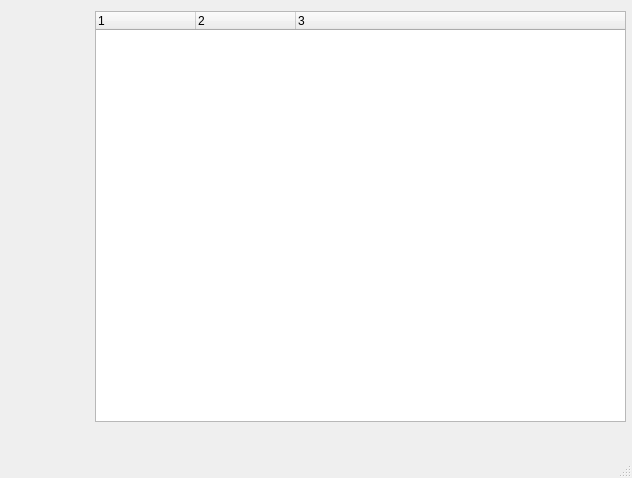
<?xml version="1.0" encoding="UTF-8"?>
<ui version="4.0">
 <class>MainWindow</class>
 <widget class="QMainWindow" name="MainWindow">
  <property name="geometry">
   <rect>
    <x>0</x>
    <y>0</y>
    <width>632</width>
    <height>478</height>
   </rect>
  </property>
  <property name="windowTitle">
   <string>MainWindow</string>
  </property>
  <widget class="QWidget" name="centralwidget">
   <widget class="QTreeWidget" name="treeWidget">
    <property name="geometry">
     <rect>
      <x>95</x>
      <y>11</y>
      <width>531</width>
      <height>411</height>
     </rect>
    </property>
    <column>
     <property name="text">
      <string>1</string>
     </property>
    </column>
    <column>
     <property name="text">
      <string>2</string>
     </property>
    </column>
    <column>
     <property name="text">
      <string>3</string>
     </property>
    </column>
   </widget>
  </widget>
  <widget class="QMenuBar" name="menubar">
   <property name="geometry">
    <rect>
     <x>0</x>
     <y>0</y>
     <width>632</width>
     <height>28</height>
    </rect>
   </property>
  </widget>
  <widget class="QStatusBar" name="statusbar"/>
 </widget>
 <resources/>
 <connections/>
</ui>
